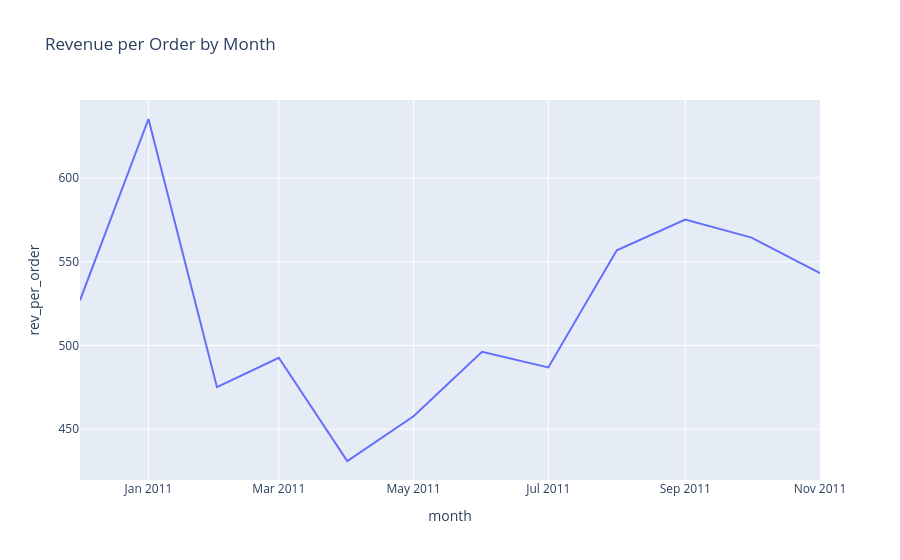

This figure's notebook cell:
### Code cell
# Graf över intäkt per order per månad
fig_rev_order_m = px.line(df_rev_order_m, x='month', y='rev_per_order', title='Revenue per Order by Month')
fig_rev_order_m.write_html("../../Analysis/HTML/rev_monthly_revenue_order.html",
    include_plotlyjs='cdn')
fig_rev_order_m.show()

### Figure 1 — Plotly figure (JSON) as saved in the notebook; plotly's stock layout.template omitted (floating-point values rounded to 4 significant figures)
{"data": [{"hovertemplate": "month=%{x}<br>rev_per_order=%{y}<extra></extra>", "legendgroup": "", "line": {"color": "#636efa", "dash": "solid"}, "marker": {"symbol": "circle"}, "mode": "lines", "name": "", "orientation": "v", "showlegend": false, "type": "scatter", "x": ["2010-12-01T00:00:00.000000", "2011-01-01T00:00:00.000000", "2011-02-01T00:00:00.000000", "2011-03-01T00:00:00.000000", "2011-04-01T00:00:00.000000", "2011-05-01T00:00:00.000000", "2011-06-01T00:00:00.000000", "2011-07-01T00:00:00.000000", "2011-08-01T00:00:00.000000", "2011-09-01T00:00:00.000000", "2011-10-01T00:00:00.000000", "2011-11-01T00:00:00.000000"], "xaxis": "x", "y": [526.9, 635.2, 475.0, 492.6, 431.0, 457.6, 496.1, 486.8, 556.8, 575.1, 564.3, 543.1], "yaxis": "y"}], "layout": {"legend": {"tracegroupgap": 0}, "title": {"text": "Revenue per Order by Month"}, "xaxis": {"anchor": "y", "domain": [0, 1], "title": {"text": "month"}}, "yaxis": {"anchor": "x", "domain": [0, 1], "title": {"text": "rev_per_order"}}}}
